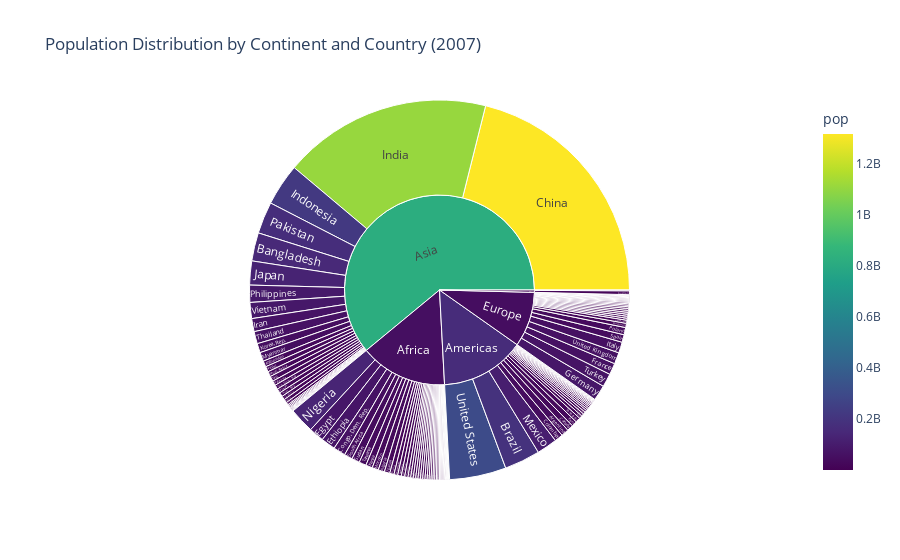

Notebook source saved alongside this figure:
### Code cell
import plotly.express as px

# Load the gapminder dataset
from plotly.data import gapminder

df = gapminder()

# Filter the data for the year 2007
filtered_df = df[df['year'] == 2007]

# Create the Sunburst Plot
fig = px.sunburst(
    data_frame=filtered_df,
    path=['continent', 'country'],  # Hierarchy of levels
    values='pop',  # Values represented by the area
    title="Population Distribution by Continent and Country (2007)",
    color='pop',
    color_continuous_scale='Viridis'
)

# Display the plot
fig.show()

### Figure 1 — Plotly figure (JSON) as saved in the notebook; plotly's stock layout.template omitted (floating-point values rounded to 4 significant figures; data arrays with more than 128 entries replaced by an {"elided": "..."} marker saying what was removed)
{"data": [{"branchvalues": "total", "customdata": {"elided": "147x1 float values"}, "domain": {"x": [0, 1], "y": [0, 1]}, "hovertemplate": "labels=%{label}<br>pop_sum=%{value}<br>parent=%{parent}<br>id=%{id}<br>pop=%{color}<extra></extra>", "ids": {"elided": "147 str values"}, "labels": {"elided": "147 str values"}, "marker": {"coloraxis": "coloraxis", "colors": {"elided": "147 float values"}}, "name": "", "parents": {"elided": "147 str values"}, "type": "sunburst", "values": {"elided": "147 int values"}}], "layout": {"coloraxis": {"colorbar": {"title": {"text": "pop"}}, "colorscale": [[0, "#440154"], [0.1111, "#482878"], [0.2222, "#3e4989"], [0.3333, "#31688e"], [0.4444, "#26828e"], [0.5556, "#1f9e89"], [0.6667, "#35b779"], [0.7778, "#6ece58"], [0.8889, "#b5de2b"], [1, "#fde725"]]}, "legend": {"tracegroupgap": 0}, "title": {"text": "Population Distribution by Continent and Country (2007)"}}}
